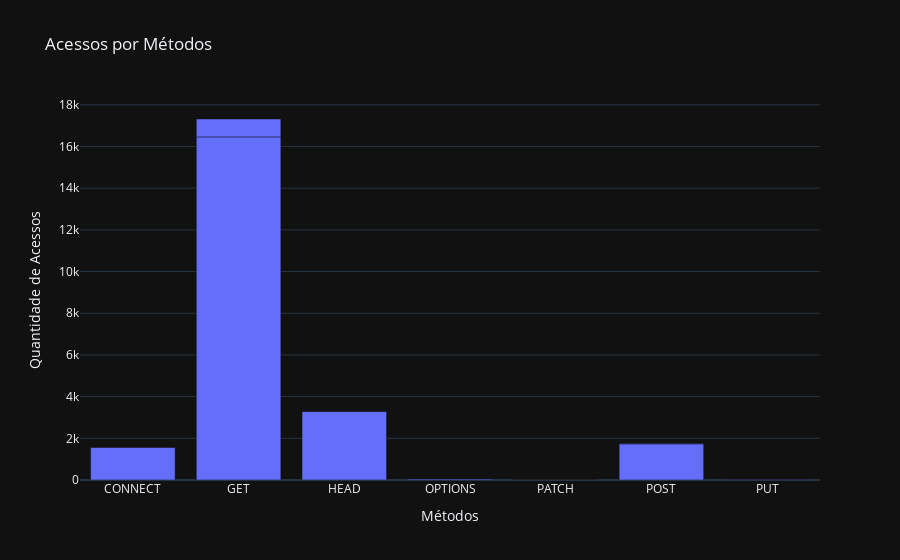

The code cell stored with this chart in its notebook:
### Markdown cell above
### Acessos por método:

### Code cell
grafMetodo = go.Bar(x = metodos['metodo'],
                  y = metodos['acessos'])

layout = go.Layout(title='Acessos por Métodos',
                   yaxis={'title':'Quantidade de Acessos'},
                   xaxis={'title': 'Métodos'})

fig = go.Figure(data=grafMetodo, layout=layout)

py.iplot(fig)

### Figure 1 — Plotly figure (JSON) as saved in the notebook; plotly's stock layout.template omitted (floating-point values rounded to 4 significant figures)
{"data": [{"x": ["CONNECT", "GET", "HEAD", "OPTIONS", "PATCH", "POST", "PUT", "GET", "HEAD", "POST"], "y": [1558, 16461, 3288, 44, 1, 1735, 20, 858, 10, 26], "type": "bar"}], "layout": {"title": {"text": "Acessos por Métodos"}, "xaxis": {"title": {"text": "Métodos"}}, "yaxis": {"title": {"text": "Quantidade de Acessos"}}}}
